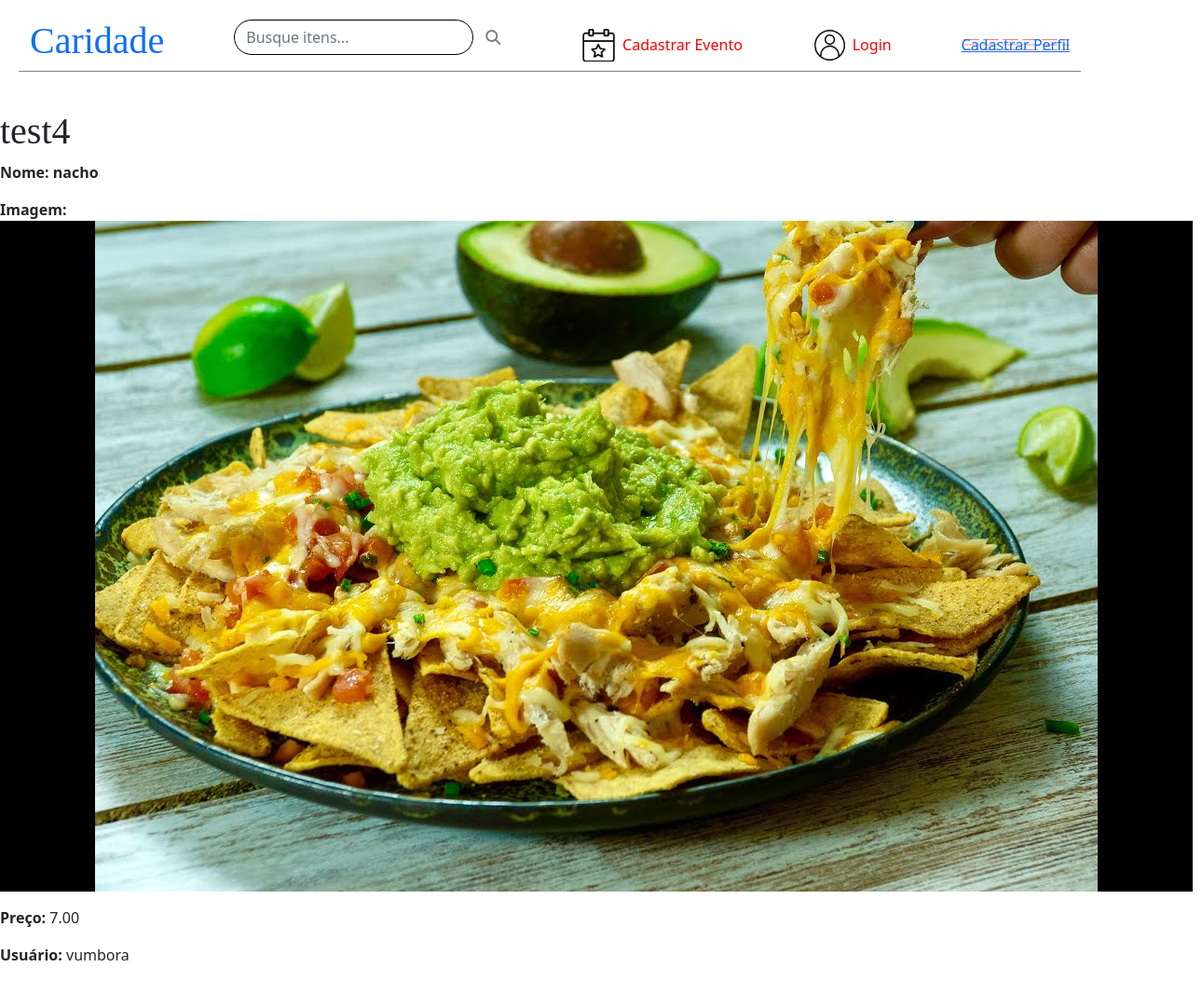
Screenshot of /evento/3/ with the database file from the repository.
### caridade1/models.py (models this page shows)
class Evento(models.Model):
    duracao = models.DurationField(null = True, blank = True)
    ativo = models.BooleanField(default = False)
    nome = models.CharField(max_length = 30)
    User = models.ForeignKey(User, on_delete=models.CASCADE,null=False)

class Item(models.Model):
    User = models.ForeignKey(User, on_delete=models.CASCADE,null=False, blank = True)
    descricao = models.CharField(max_length = 100)
    foto = models.ImageField(upload_to = 'caridade')
    preco = models.DecimalField(max_digits=6, decimal_places=2)
    evento = models.ForeignKey(Evento, on_delete=models.PROTECT)
    reservado = models.ForeignKey(Reservado, on_delete=models.PROTECT, null = True, blank = True)

### caridade1/views.py (the view, shortened to what this page needs)
# urls.py: path('evento/<int:evento_id>/', views.detail, name='detail'),
def detail(request, evento_id):
    evento = get_object_or_404(Evento, pk=evento_id)
    item = Item.objects.filter(evento_id=evento_id)
    if request.method == 'GET':
        context={
            'evento':evento,
            'item': item,
            'form': reservar_itemForm()
            }
        if evento.ativo is False:
            raise Http404('Nenhum evento satisfaz o critério informado')
        return render(
            request, 'detalhes.html', context
        )

### caridade1/forms.py
class reservar_itemForm(forms.ModelForm):
    class Meta:
        model = Reservado
        fields = ['reservado']

### caridade1/templates/detalhes.html (shortened to what this page needs)
{% load static %}
{% include 'header.html' %}
<h1> {{evento.nome}} </h1>
{% for item in item %}
<p>
    <strong> Nome: {{ item.descricao }} </strong>
</p>
<p>
    <strong>Imagem:</strong> <img src="{{ item.foto.url }}">
</p>
<p>
    <strong>Preço:</strong> {{ item.preco }}
</p>
<p>
    <strong>Usuário:</strong> {{ item.User.username }}
</p>
{% endfor %}

### caridade1/static/header.css (style rules this page uses)
h1 { font-family: 'Asteristico'; }

### rows the page displays
Evento: nome "test4"
Item: descricao "nacho", foto (picture), preco "7.00", User.username "vumbora"
